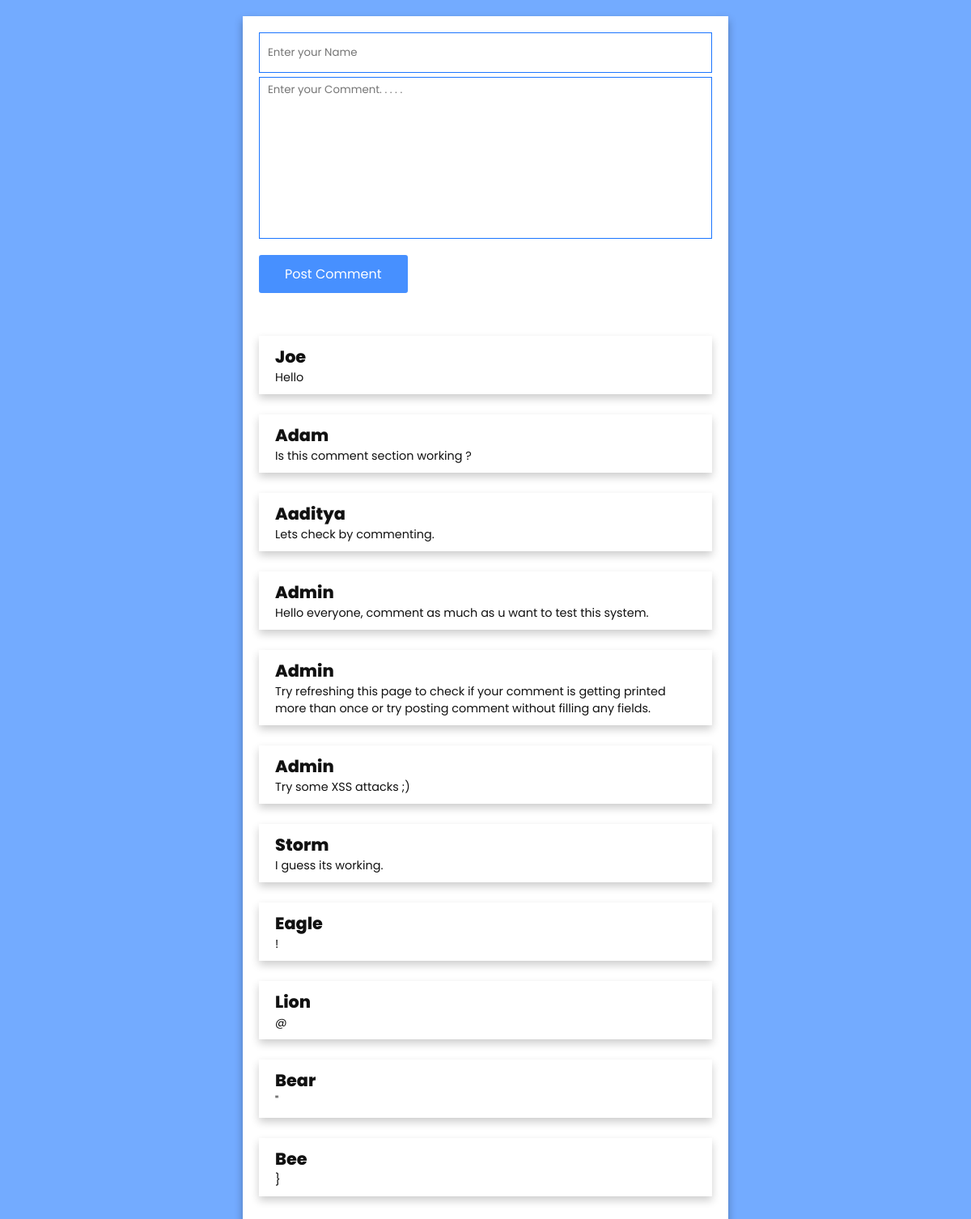
Page /Comment-system/index.php on the committed database.
### tables this page shows
CREATE TABLE `comments` (
  `id` int(255) NOT NULL,
  `name` varchar(255) NOT NULL,
  `comment` mediumtext NOT NULL
);

### Comment-system/index.php (the view, shortened to what this page needs)
<!DOCTYPE html>
<html>
<head>
	<link rel="stylesheet" type="text/css" href="style.css">
</head>
<body>
	<div class="wrapper">
		<form action="comment.php" method="POST" class="form">
			<div class="row">
				<div class="input-group">
					<input type="text" name="name"  placeholder="Enter your Name" required>
				</div>
			</div>
			<div class="input-group textarea">
				<textarea  name="comment" placeholder="Enter your Comment. . . . ." required></textarea>
			</div>
			<div class="input-group">
				<button name="submit" class="btn">Post Comment</button>
			</div>
		</form>
		<div class="prev-comments">
<?php
   $conn = mysqli_connect("localhost","aaditya","test1234","comments_db");
   if(!$conn)
    {
      echo "Connection failed!";
    }
   else
    {
			$sql = "SELECT * FROM comments";
			$result = mysqli_query($conn, $sql);
			if (mysqli_num_rows($result) > 0) {
				while ($row = mysqli_fetch_assoc($result)) {
	?>
			<div class="single-item">
				<h4><?php echo $row['name']; ?></h4>
				<p><?php echo $row['comment']; ?></p>
			</div>
			<?php
				}
			}
    }
			?>
		</div>
	</div>
</body>
</html>

### Comment-system/style.css (style rules this page uses)
* { margin: 0; padding: 0; box-sizing: border-box; font-family: 'Poppins', sans-serif; }
body { width: 100%; min-height: 100vh; display: flex; justify-content: center; align-items: center; flex-direction: column; background: #73abff; }
.wrapper { padding: 20px; background: #FFF; box-shadow: 0 5px 10px rgba(0,0,0,0.3); width: 600px; min-height: 400px; margin: 20px 0; }
.wrapper .row { display: grid; grid-template-columns: repeat(auto-fit, minmax(280px, 1fr)); }
.wrapper .form .row .input-group { padding: 0 ; display: block; }
.wrapper .form .row .input-group:first-child { padding-left: 0; }
.wrapper .form .input-group { width: 100%; height: 50px; margin-bottom: 50px; }
.wrapper .form .input-group { font-weight: 600; margin-bottom: 5px; display: block; }
.wrapper .form .input-group .btn { margin: 20px 0; display: block; padding: .7rem 2rem; opacity: .8; color: #FFF; background: #1a75ff; border: none; outline: none; border-radius: 3px; cursor: pointer; font-size: 1rem; transition: .3s ease-in; }
.wrapper .form .input-group input, .wrapper .form .input-group textarea { width: 100%; height: 100%; border: 1px solid #1a75ff; outline: none; padding: 5px 10px; }
.wrapper .form .input-group.textarea { height: 200px; }
.wrapper .form .input-group.textarea textarea { resize: none; }
.wrapper .prev-comments { margin-top: 50px; }
.wrapper .prev-comments .single-item { background: #FFF; box-shadow: 0 5px 10px rgba(0,0,0,0.2); padding: 10px 20px; text-align: left; margin-bottom: 25px; }
.wrapper .prev-comments .single-item h4 { font-size: 1.3rem; font-weight: 800; color: #111; }
.wrapper .prev-comments .single-item p { font-size: .9rem; color: #111; }

### rows in the picture
comments: name "Joe", comment "Hello"
comments: name "Adam", comment "Is this comment section working ?"
comments: name "Aaditya", comment "Lets check by commenting."
comments: name "Admin", comment "Hello everyone, comment as much as u want to test this system."
comments: name "Admin", comment "Try refreshing this page to check if your comment is getting printed more than once or try posting comment without filling any fields."
comments: name "Admin", comment "Try some XSS attacks ;)"
comments: name "Storm", comment "I guess its working."
comments: name "Eagle", comment "!"
comments: name "Lion", comment "@"
comments: name "Bear", comment "\""
comments: name "Bee", comment "}"
